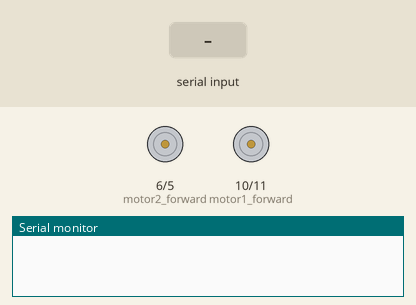
Simulated run of this sketch. Board: Arduino Uno, built with avr-gcc and run on an emulated ATmega328P. Shown: motor-driver pin pairs drawn as motors (green arrow = first pin HIGH = forward, orange = second pin HIGH = backward, longer = more drive), the last lines printed to the serial monitor. Inputs (shaded band) come from the test bench.

Above: at 1.2 s.
1.3 s: "w" received over Serial
At 2.4 s:
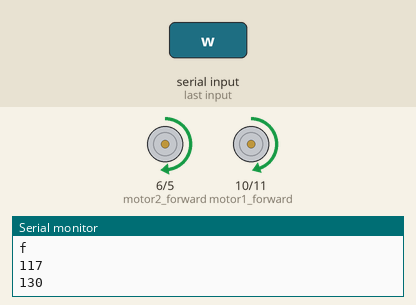
3.0 s: "s" received over Serial
At 3.7 s:
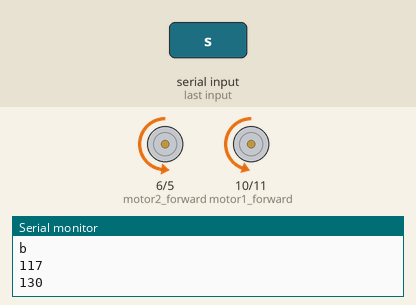
4.7 s: "d" received over Serial
At 6.1 s:
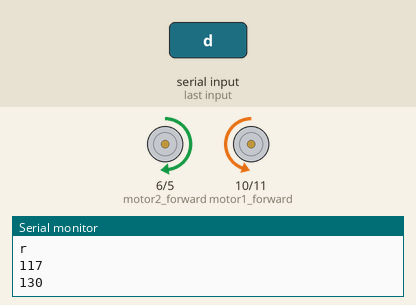
6.4 s: "a" received over Serial
At 7.4 s:
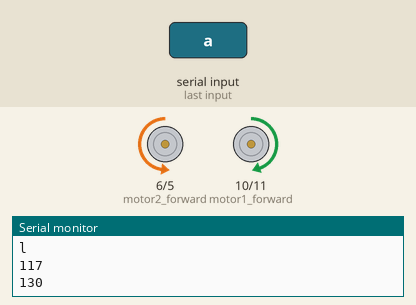
Timing chart, 0 to 9.1 s (numbered marks = the images above; inputs shaded):
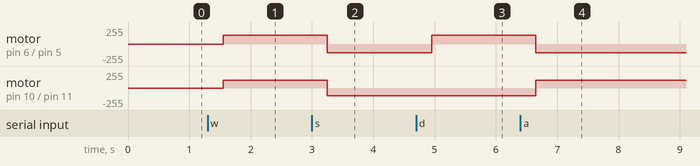

The sketch:

engr_day_demo.ino
```cpp
/*
  Motor Driving Software
  Written by: Mitch Fynaardt on November 14, 2012

  Inputs: Serial commands from Serial Monitor
  Outputs: Analog output (PWM) signals to drive motors
*/


// the byte is used to receive the serial commands from the computer
byte command[10] = {0};

// motor control pins, motor1 == right motor, motor2 == left motor
// Arduino pin 10 == pin 10 on bridge
int motor1_forward = 10;
// Arduino pin 11 == pin 12 on bridge
int motor1_reverse = 11;
// Arduino pin 6 == pin 7 on bridge
int motor2_forward = 6;
// Arduino pin 5 == pin 5 on bridge
int motor2_reverse = 5;

// actual motor speed is half of total possible speed, 255
int motor_speed_demo1 = 117;
int motor_speed_demo2 = 130;


// setting pins as outputs to control motor
// begin serial communications to send commands to Arduino
void setup() {
  pinMode(motor1_forward, OUTPUT);
  pinMode(motor1_reverse, OUTPUT);
  pinMode(motor2_forward, OUTPUT);
  pinMode(motor2_reverse, OUTPUT);
  Serial.begin(115200);
}


void loop() {
  //following two lines allow the user to see what the Arduino is receiving
  if (Serial.available() > 0) {
    // input command
    // f, r, or s
    command[0] = Serial.read();
    delay(250);

    // printing the motor speed variables allows a second check for troubleshooting
    // Serial.println(motor_speed_demo);
  }

    // decision statement for how to drive each motor
    switch (command[0]) {

      case 'w':
        // forward
        Serial.println('f');
        Serial.println(motor_speed_demo1);
        Serial.println(motor_speed_demo2);
        analogWrite(motor1_reverse, 0);
        analogWrite(motor2_reverse, 0);
        analogWrite(motor1_forward, motor_speed_demo1);
        analogWrite(motor2_forward, motor_speed_demo2);
        break;

      case 's':
        // backward
        Serial.println('b');
        Serial.println(motor_speed_demo1);
        Serial.println(motor_speed_demo2);
        analogWrite(motor1_forward, 0);
        analogWrite(motor2_forward, 0);
        analogWrite(motor1_reverse, motor_speed_demo1);
        analogWrite(motor2_reverse, motor_speed_demo2);
        break;

      case 'd':
        // turn right
        Serial.println('r');
        Serial.println(motor_speed_demo1);
        Serial.println(motor_speed_demo2);
        analogWrite(motor1_forward, 0);
        analogWrite(motor2_reverse, 0);
        analogWrite(motor1_reverse, motor_speed_demo1);
        analogWrite(motor2_forward, motor_speed_demo2);
        break;

      case 'a':
        // turn left
        Serial.println('l');
        Serial.println(motor_speed_demo1);
        Serial.println(motor_speed_demo2);
        analogWrite(motor1_reverse, 0);
        analogWrite(motor2_forward, 0);
        analogWrite(motor1_forward, motor_speed_demo1);
        analogWrite(motor2_reverse, motor_speed_demo2);
        break;

      case 'q':
        // stop
        Serial.println('s');
        analogWrite(motor1_reverse, 0);
        analogWrite(motor2_reverse, 0);
        analogWrite(motor1_forward, 0);
        analogWrite(motor2_forward, 0);
        break;

      default:
        break;
    }

  command[0] = -1;

}
```

Measured:
- after the input at 1.3 s, motor on pin 6 (motor2_forward) / pin 5 (motor2_reverse): stopped → forward 130/255 after 0.25 s; motor on pin 10 (motor1_forward) / pin 11 (motor1_reverse): stopped → forward 117/255 after 0.25 s
- after the input at 3.0 s, motor on pin 6 (motor2_forward) / pin 5 (motor2_reverse): forward 130/255 → backward 130/255 after 0.25 s; motor on pin 10 (motor1_forward) / pin 11 (motor1_reverse): forward 117/255 → backward 117/255 after 0.25 s
- after the input at 4.7 s, motor on pin 6 (motor2_forward) / pin 5 (motor2_reverse): backward 130/255 → forward 130/255 after 0.25 s
- after the input at 6.4 s, motor on pin 6 (motor2_forward) / pin 5 (motor2_reverse): forward 130/255 → backward 130/255 after 0.25 s; motor on pin 10 (motor1_forward) / pin 11 (motor1_reverse): backward 117/255 → forward 117/255 after 0.25 s
